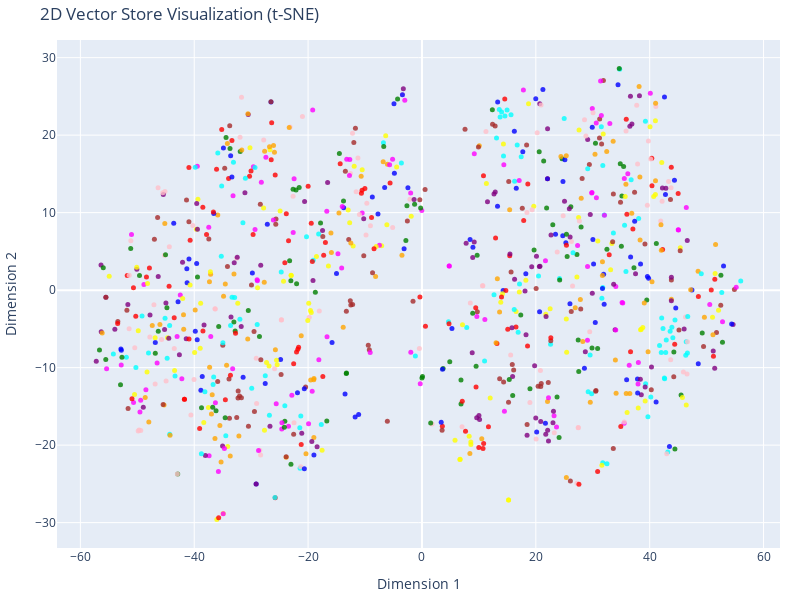

The notebook cell this image was saved under:
### Code cell
from sklearn.manifold import TSNE
import numpy as np
import plotly.graph_objects as go

# Get embeddings, documents, and metadata from the vectorstore
result = collection.get(include=['embeddings', 'documents', 'metadatas'])
vectors = np.array(result['embeddings'])
documents = result['documents']

# Assign color codes to each recipe (or category, if available)
# For simplicity, we use different colors for unique titles as a placeholder
doc_titles = [metadata['title'] for metadata in result['metadatas']]
unique_titles = list(set(doc_titles))
colors = [unique_titles.index(title) for title in doc_titles]
color_map = ['blue', 'green', 'red', 'orange', 'purple', 'brown', 'cyan', 'magenta', 'yellow', 'pink']
colors = [color_map[c % len(color_map)] for c in colors]

# Reduce dimensionality to 2D using t-SNE
tsne_2d = TSNE(n_components=2, random_state=42)
reduced_vectors_2d = tsne_2d.fit_transform(vectors)

# Create a 2D scatter plot
fig_2d = go.Figure(data=[go.Scatter(
    x=reduced_vectors_2d[:, 0],
    y=reduced_vectors_2d[:, 1],
    mode='markers',
    marker=dict(size=5, color=colors, opacity=0.8),
    text=[f"Title: {title}<br>Text: {doc[:100]}..." for title, doc in zip(doc_titles, documents)],
    hoverinfo='text'
)])

fig_2d.update_layout(
    title='2D Vector Store Visualization (t-SNE)',
    xaxis_title='Dimension 1',
    yaxis_title='Dimension 2',
    width=800,
    height=600,
    margin=dict(r=20, b=10, l=10, t=40)
)

fig_2d.show()

### Figure 1 — Plotly figure (JSON) as saved in the notebook; plotly's stock layout.template omitted (floating-point values rounded to 4 significant figures; data arrays with more than 128 entries replaced by an {"elided": "..."} marker saying what was removed)
{"data": [{"hoverinfo": "text", "marker": {"color": {"elided": "1001 str values"}, "opacity": 0.8, "size": 5}, "mode": "markers", "text": {"elided": "1001 str values"}, "type": "scatter", "x": {"elided": "1001 float values"}, "y": {"elided": "1001 float values"}}], "layout": {"height": 600, "margin": {"b": 10, "l": 10, "r": 20, "t": 40}, "title": {"text": "2D Vector Store Visualization (t-SNE)"}, "width": 800, "xaxis": {"title": {"text": "Dimension 1"}}, "yaxis": {"title": {"text": "Dimension 2"}}}}
